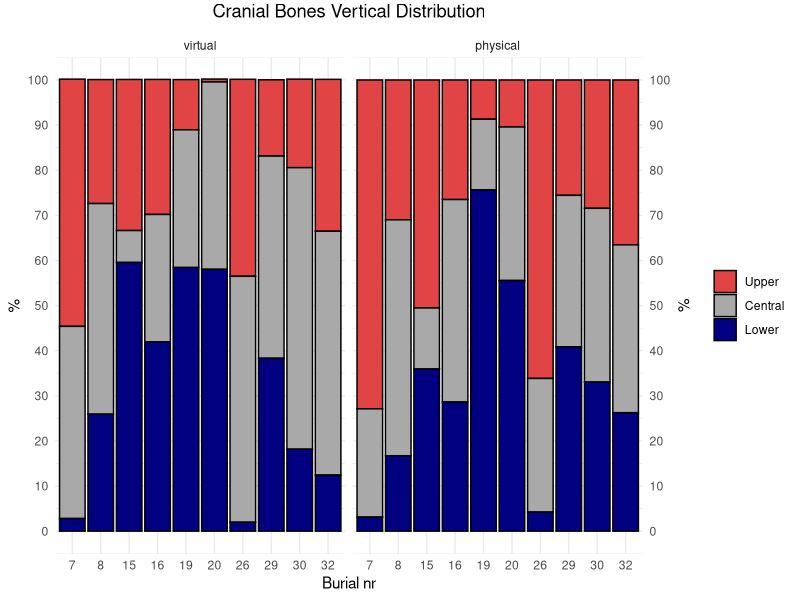
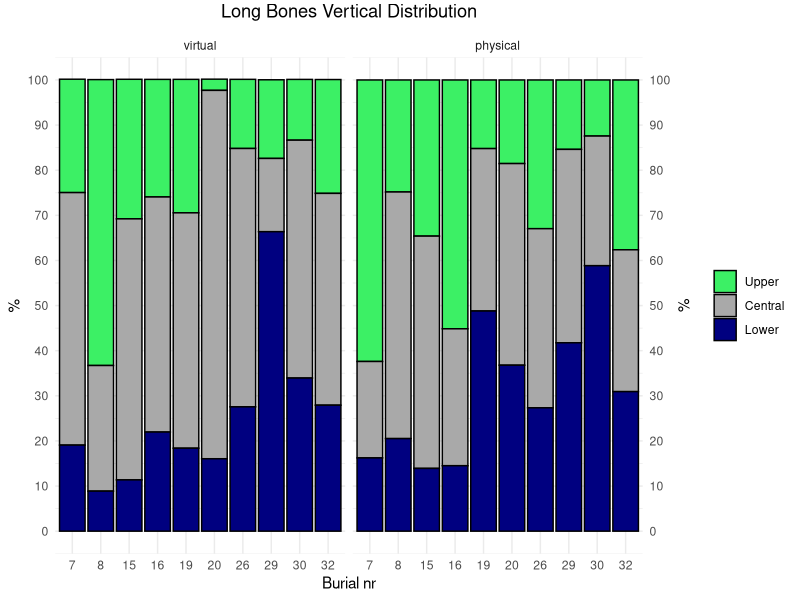
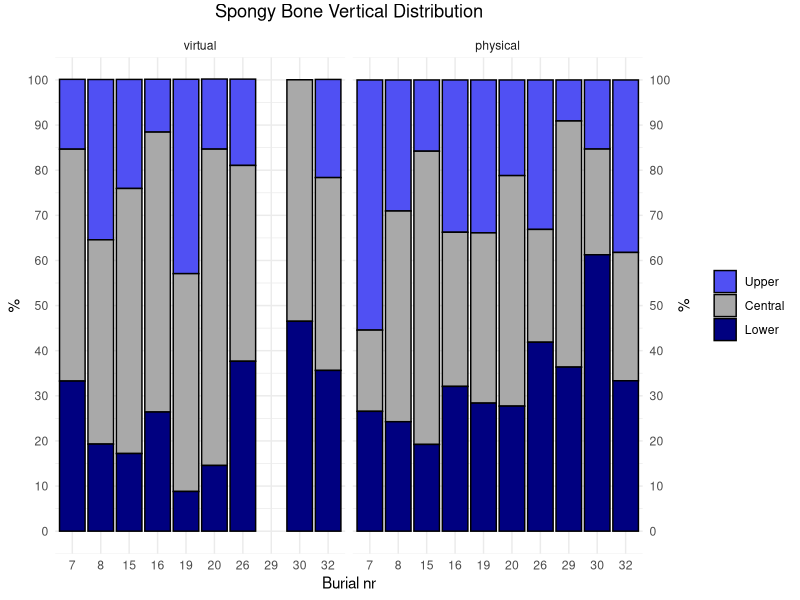
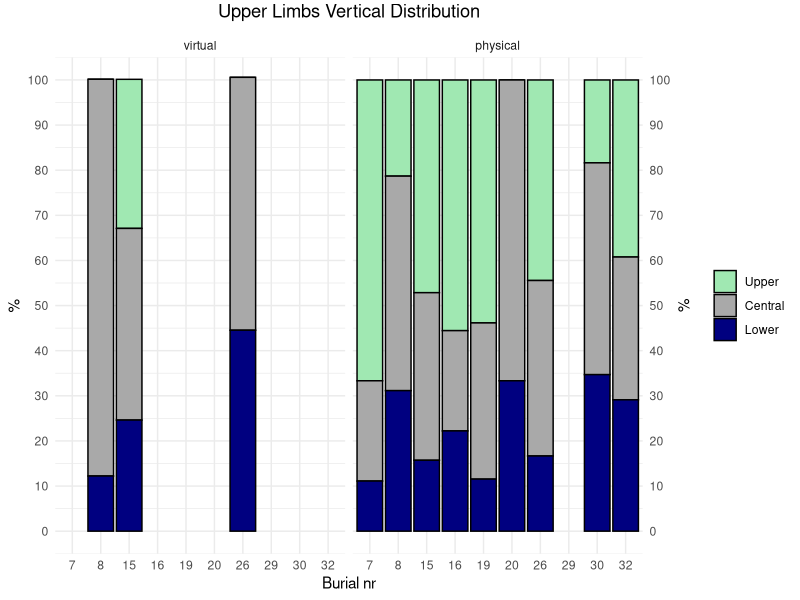
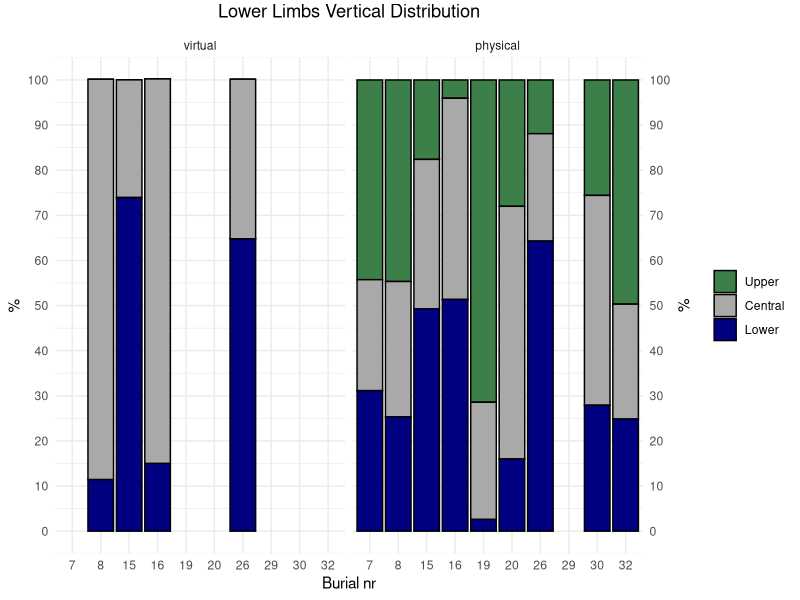
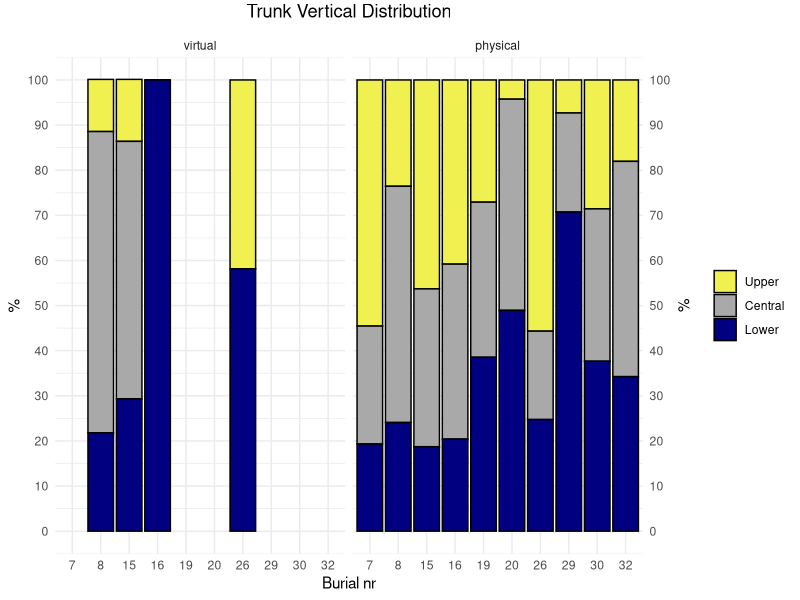
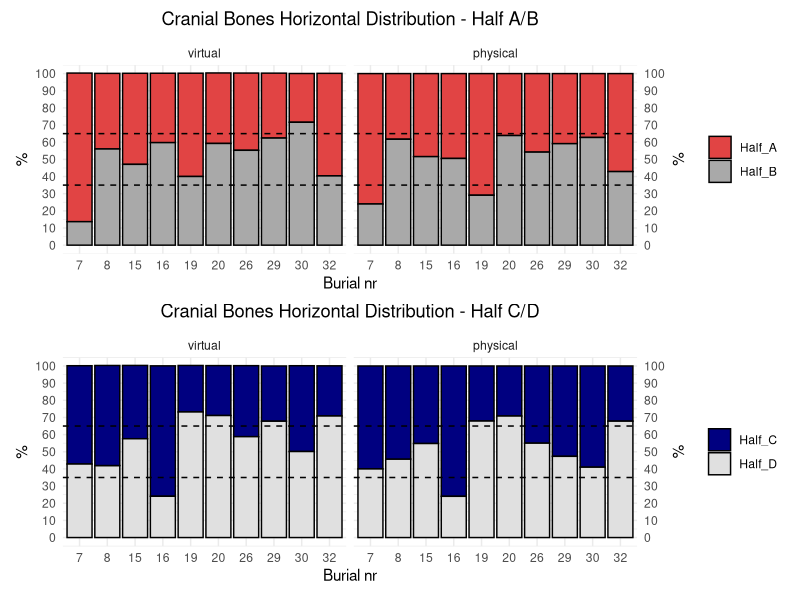
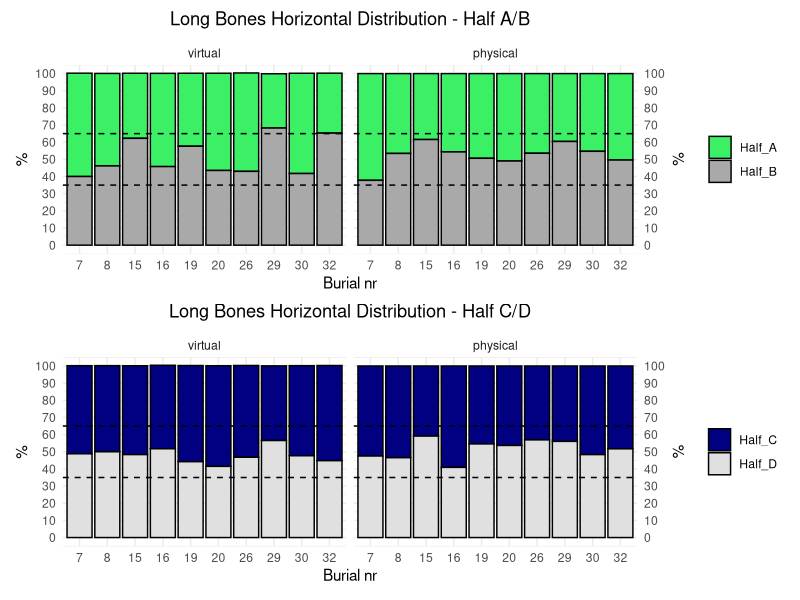

Here is the R script that generated these plots, in order:
# Load libraries and data ----
library(here)
library(ggplot2)
library(dplyr)
library(patchwork)
virt_phys <- read.csv(here("data","virt_phys.csv"))

# Manually set the factor levels for section
virt_phys <- virt_phys %>%
 mutate(section = factor(section, levels = c("upper", "central", "lower","total","half_A","half_B","half_C", "half_D")))

# Customised palettes
cb_palette <-c("#e14444","darkgrey","navyblue","#E0E0E0")
lb_palette <-c("#3cf065","darkgrey","navyblue","#E0E0E0")
sb_palette <-c("#5050f3","darkgrey","navyblue","#E0E0E0")
ul_palette <-c("#a0e8b2","darkgrey","navyblue","#E0E0E0")
ll_palette <-c("#3c7f49","darkgrey","navyblue","#E0E0E0")
t_palette <-c("#f0f050","darkgrey","navyblue","#E0E0E0")

# VERTICAL DISTRIBUTION ----

# Fig. 7 - A
ggplot(
  data = virt_phys %>%
    filter(element == "CB") %>%
    filter(section %in% c("upper", "central", "lower")) %>%
    mutate(method = factor(method, levels = c("virtual", "physical"))),
  aes(
    x = factor(burial),
    y = element_perc,
    fill = section
  )
) +
  geom_col(
    position = "stack",
    color = "black"
  ) +
  ggtitle("Cranial Bones Vertical Distribution") + 
  theme_minimal() +
  theme(
    plot.title = element_text(hjust = 0.5, vjust = 2),
    legend.position = "right"
  ) +
  labs(x = "Burial nr", y = "%") +
  scale_fill_manual(
    name = NULL, 
    values = cb_palette,
    breaks = c("upper", "central", "lower"),
    labels = c("Upper", "Central", "Lower") 
  ) +
  scale_y_continuous(
    breaks = seq(0, 100, by = 10),
    sec.axis = dup_axis(name = "%") 
  ) +
  coord_cartesian(ylim = c(0, 100)) +
  facet_wrap(~ method, ncol = 2)
# Save plot
pdf(file= here("figures", "fig.7","Cranial_Bones_Vertical_A.pdf"))

# Fig. 7 - B
ggplot(
  data = virt_phys %>%
    filter(element == "LB") %>%
    filter(section %in% c("upper", "central", "lower")) %>%
    mutate(method = factor(method, levels = c("virtual", "physical"))),
  aes(
    x = factor(burial),
    y = element_perc,
    fill = section
  )
) +
  geom_col(
    position = "stack",
    color = "black"
  ) +
  ggtitle("Long Bones Vertical Distribution") + 
  theme_minimal() +
  theme(
    plot.title = element_text(hjust = 0.5, vjust = 2),
    legend.position = "right"
  ) +
  labs(x = "Burial nr", y = "%") +
  scale_fill_manual(
    name = NULL, 
    values = lb_palette,
    breaks = c("upper", "central", "lower"),
    labels = c("Upper", "Central", "Lower") 
  ) +
  scale_y_continuous(
    breaks = seq(0, 100, by = 10),
    sec.axis = dup_axis(name = "%") 
  ) +
  coord_cartesian(ylim = c(0, 100)) +
  facet_wrap(~ method, ncol = 2)
# Save plot
pdf(file= here("figures", "fig.7","Long_Bones_Vertical_B.pdf"))

# Fig. 7 - C
ggplot(
  data = virt_phys %>%
    filter(element == "SB") %>%
    filter(section %in% c("upper", "central", "lower")) %>%
    mutate(method = factor(method, levels = c("virtual", "physical"))),
  aes(
    x = factor(burial),
    y = element_perc,
    fill = section
  )
) +
  geom_col(
    position = "stack",
    color = "black"
  ) +
  ggtitle("Spongy Bone Vertical Distribution") + 
  theme_minimal() +
  theme(
    plot.title = element_text(hjust = 0.5, vjust = 2),
    legend.position = "right"
  ) +
  labs(x = "Burial nr", y = "%") +
  scale_fill_manual(
    name = NULL, 
    values = sb_palette,
    breaks = c("upper", "central", "lower"),
    labels = c("Upper", "Central", "Lower") 
  ) +
  scale_y_continuous(
    breaks = seq(0, 100, by = 10),
    sec.axis = dup_axis(name = "%") 
  ) +
  coord_cartesian(ylim = c(0, 100)) +
  facet_wrap(~ method, ncol = 2)
# Save plot
pdf(file= here("figures", "fig.7","Spongy_Bone_Vertical_C.pdf"))

# Fig. 8 - A
ggplot(
  data = virt_phys %>%
    filter(element == "UL") %>%
    filter(section %in% c("upper", "central", "lower")) %>%
    mutate(method = factor(method, levels = c("virtual", "physical"))),
  aes(
    x = factor(burial),
    y = element_perc,
    fill = section
  )
) +
  geom_col(
    position = "stack",
    color = "black"
  ) +
  ggtitle("Upper Limbs Vertical Distribution") + 
  theme_minimal() +
  theme(
    plot.title = element_text(hjust = 0.5, vjust = 2),
    legend.position = "right"
  ) +
  labs(x = "Burial nr", y = "%") +
  scale_fill_manual(
    name = NULL, 
    values = ul_palette,
    breaks = c("upper", "central", "lower"),
    labels = c("Upper", "Central", "Lower") 
  ) +
  scale_y_continuous(
    breaks = seq(0, 100, by = 10),
    sec.axis = dup_axis(name = "%") 
  ) +
  coord_cartesian(ylim = c(0, 100)) +
  facet_wrap(~ method, ncol = 2)
# Save plot
pdf(file= here("figures", "fig.8","Upper_Limbs_Vertical_A.pdf"))

# Fig. 8 - B
ggplot(
  data = virt_phys %>%
    filter(element == "LL") %>%
    filter(section %in% c("upper", "central", "lower")) %>%
    mutate(method = factor(method, levels = c("virtual", "physical"))),
  aes(
    x = factor(burial),
    y = element_perc,
    fill = section
  )
) +
  geom_col(
    position = "stack",
    color = "black"
  ) +
  ggtitle("Lower Limbs Vertical Distribution") + 
  theme_minimal() +
  theme(
    plot.title = element_text(hjust = 0.5, vjust = 2),
    legend.position = "right"
  ) +
  labs(x = "Burial nr", y = "%") +
  scale_fill_manual(
    name = NULL, 
    values = ll_palette,
    breaks = c("upper", "central", "lower"),
    labels = c("Upper", "Central", "Lower") 
  ) +
  scale_y_continuous(
    breaks = seq(0, 100, by = 10),
    sec.axis = dup_axis(name = "%") 
  ) +
  coord_cartesian(ylim = c(0, 100)) +
  facet_wrap(~ method, ncol = 2)
# Save plot
pdf(file= here("figures", "fig.8","Lower_Limbs_Vertical_B.pdf"))

# Fig. 8 - C
ggplot(
  data = virt_phys %>%
    filter(element == "T") %>%
    filter(section %in% c("upper", "central", "lower")) %>%
    mutate(method = factor(method, levels = c("virtual", "physical"))),
  aes(
    x = factor(burial),
    y = element_perc,
    fill = section
  )
) +
  geom_col(
    position = "stack",
    color = "black"
  ) +
  ggtitle("Trunk Vertical Distribution") + 
  theme_minimal() +
  theme(
    plot.title = element_text(hjust = 0.5, vjust = 2),
    legend.position = "right"
  ) +
  labs(x = "Burial nr", y = "%") +
  scale_fill_manual(
    name = NULL, 
    values = t_palette,
    breaks = c("upper", "central", "lower"),
    labels = c("Upper", "Central", "Lower") 
  ) +
  scale_y_continuous(
    breaks = seq(0, 100, by = 10),
    sec.axis = dup_axis(name = "%") 
  ) +
  coord_cartesian(ylim = c(0, 100)) +
  facet_wrap(~ method, ncol = 2)
# Save plot
pdf(file= here("figures", "fig.8","Trunk_Vertical_C.pdf"))

# HORIZONTAL DISTRIBUTION ----

# Fig. 9 - A
(
  ggplot(
    data = virt_phys %>%
      filter(element == "CB") %>%
      filter(section %in% c("half_A", "half_B")) %>%
      mutate(method = factor(method, levels = c("virtual", "physical"))), 
    aes(
      x = factor(burial),
      y = element_perc,
      fill = section
    )
  ) +
    geom_col(
      position = "stack",
      color = "black"
    ) +
    geom_hline(yintercept = c(65, 35), color = "black", linetype = "dashed") + 
    ggtitle("Cranial Bones Horizontal Distribution - Half A/B") + 
    theme_minimal() +
    theme(
      plot.title = element_text(hjust = 0.5, vjust = 2),
      legend.position = "right"
    ) +
    labs(x = "Burial nr", y = "%") +
    scale_fill_manual(
      name = NULL, 
      values = cb_palette,
      breaks = c("half_A", "half_B"),
      labels = c("Half_A", "Half_B")
    ) +
    scale_y_continuous(
      breaks = seq(0, 100, by = 10),
      sec.axis = dup_axis(name = "%") 
    ) +
    coord_cartesian(ylim = c(0, 100)) +
    facet_wrap(~ method, ncol = 2)
) /
  (
    ggplot(
      data = virt_phys %>%
        filter(element == "CB") %>%
        filter(section %in% c("half_C", "half_D")) %>%
        mutate(method = factor(method, levels = c("virtual", "physical"))), 
      aes(
        x = factor(burial),
        y = element_perc,
        fill = section
      )
    ) +
      geom_col(
        position = "stack",
        color = "black"
      ) +
      geom_hline(yintercept = c(65, 35), color = "black", linetype = "dashed") + 
      ggtitle("Cranial Bones Horizontal Distribution - Half C/D") +
      theme_minimal() +
      theme(
        plot.title = element_text(hjust = 0.5, vjust = 2),
        legend.position = "right"
      ) +
      labs(x = "Burial nr", y = "%") +
      scale_fill_manual(
        name = NULL, 
        values = c("half_C" = "navyblue", "half_D" = "#E0E0E0"),
        breaks = c("half_C", "half_D"),
        labels = c("Half_C", "Half_D") 
      ) +
      scale_y_continuous(
        breaks = seq(0, 100, by = 10),
        sec.axis = dup_axis(name = "%") 
      ) +
      coord_cartesian(ylim = c(0, 100)) +
      facet_wrap(~ method, ncol = 2)
  )
# Save plot
pdf(file= here("figures", "fig.9","Cranial_Bones_Horizontal_A.pdf"))

# Fig. 9 - B
(
  ggplot(
    data = virt_phys %>%
      filter(element == "LB") %>%
      filter(section %in% c("half_A", "half_B")) %>%
      mutate(method = factor(method, levels = c("virtual", "physical"))), 
    aes(
      x = factor(burial),
      y = element_perc,
      fill = section
    )
  ) +
    geom_col(
      position = "stack",
      color = "black"
    ) +
    geom_hline(yintercept = c(65, 35), color = "black", linetype = "dashed") + 
    ggtitle("Long Bones Horizontal Distribution - Half A/B") + 
    theme_minimal() +
    theme(
      plot.title = element_text(hjust = 0.5, vjust = 2),
      legend.position = "right"
    ) +
    labs(x = "Burial nr", y = "%") +
    scale_fill_manual(
      name = NULL, 
      values = lb_palette,
      breaks = c("half_A", "half_B"),
      labels = c("Half_A", "Half_B")
    ) +
    scale_y_continuous(
      breaks = seq(0, 100, by = 10),
      sec.axis = dup_axis(name = "%") 
    ) +
    coord_cartesian(ylim = c(0, 100)) +
    facet_wrap(~ method, ncol = 2)
) /
  (
    ggplot(
      data = virt_phys %>%
        filter(element == "LB") %>%
        filter(section %in% c("half_C", "half_D")) %>%
        mutate(method = factor(method, levels = c("virtual", "physical"))), 
      aes(
        x = factor(burial),
        y = element_perc,
        fill = section
      )
    ) +
      geom_col(
        position = "stack",
        color = "black"
      ) +
      geom_hline(yintercept = c(65, 35), color = "black", linetype = "dashed") + 
      ggtitle("Long Bones Horizontal Distribution - Half C/D") +
      theme_minimal() +
      theme(
        plot.title = element_text(hjust = 0.5, vjust = 2),
        legend.position = "right"
      ) +
      labs(x = "Burial nr", y = "%") +
      scale_fill_manual(
        name = NULL,
        values = c("half_C" = "navyblue", "half_D" = "#E0E0E0"),
        breaks = c("half_C", "half_D"),
        labels = c("Half_C", "Half_D") 
      ) +
      scale_y_continuous(
        breaks = seq(0, 100, by = 10),
        sec.axis = dup_axis(name = "%") 
      ) +
      coord_cartesian(ylim = c(0, 100)) +
      facet_wrap(~ method, ncol = 2)
  )
# Save plot
pdf(file= here("figures", "fig.9","Long_Bones_Horizontal_B.pdf"))

# Fig. 10 - A
(
  ggplot(
    data = virt_phys %>%
      filter(element == "SB") %>%
      filter(section %in% c("half_A", "half_B")) %>%
      mutate(method = factor(method, levels = c("virtual", "physical"))), 
    aes(
      x = factor(burial),
      y = element_perc,
      fill = section
    )
  ) +
    geom_col(
      position = "stack",
      color = "black"
    ) +
    geom_hline(yintercept = c(65, 35), color = "black", linetype = "dashed") + 
    ggtitle("Spongy Bone Horizontal Distribution - Half A/B") + 
    theme_minimal() +
    theme(
      plot.title = element_text(hjust = 0.5, vjust = 2),
      legend.position = "right"
    ) +
    labs(x = "Burial nr", y = "%") +
    scale_fill_manual(
      name = NULL, 
      values = sb_palette,
      breaks = c("half_A", "half_B"),
      labels = c("Half_A", "Half_B")
    ) +
    scale_y_continuous(
      breaks = seq(0, 100, by = 10),
      sec.axis = dup_axis(name = "%") 
    ) +
    coord_cartesian(ylim = c(0, 100)) +
    facet_wrap(~ method, ncol = 2)
) /
  (
    ggplot(
      data = virt_phys %>%
        filter(element == "SB") %>%
        filter(section %in% c("half_C", "half_D")) %>%
        mutate(method = factor(method, levels = c("virtual", "physical"))), 
      aes(
        x = factor(burial),
        y = element_perc,
        fill = section
      )
    ) +
      geom_col(
        position = "stack",
        color = "black"
      ) +
      geom_hline(yintercept = c(65, 35), color = "black", linetype = "dashed") + 
      ggtitle("Spongy Bone Horizontal Distribution - Half C/D") +
      theme_minimal() +
      theme(
        plot.title = element_text(hjust = 0.5, vjust = 2),
        legend.position = "right"
      ) +
      labs(x = "Burial nr", y = "%") +
      scale_fill_manual(
        name = NULL,
        values = c("half_C" = "navyblue", "half_D" = "#E0E0E0"),
        breaks = c("half_C", "half_D"),
        labels = c("Half_C", "Half_D") 
      ) +
      scale_y_continuous(
        breaks = seq(0, 100, by = 10),
        sec.axis = dup_axis(name = "%") 
      ) +
      coord_cartesian(ylim = c(0, 100)) +
      facet_wrap(~ method, ncol = 2)
  )
# Save plot
pdf(file= here("figures", "fig.10","Spongy_Bone_Horizontal_A.pdf"))

# Fig. 10 - B
(
  ggplot(
    data = virt_phys %>%
      filter(element == "T") %>%
      filter(section %in% c("half_A", "half_B")) %>%
      mutate(method = factor(method, levels = c("virtual", "physical"))), 
    aes(
      x = factor(burial),
      y = element_perc,
      fill = section
    )
  ) +
    geom_col(
      position = "stack",
      color = "black"
    ) +
    geom_hline(yintercept = c(65, 35), color = "black", linetype = "dashed") + 
    ggtitle("Trunk Horizontal Distribution - Half A/B") + 
    theme_minimal() +
    theme(
      plot.title = element_text(hjust = 0.5, vjust = 2),
      legend.position = "right"
    ) +
    labs(x = "Burial nr", y = "%") +
    scale_fill_manual(
      name = NULL, 
      values = t_palette,
      breaks = c("half_A", "half_B"),
      labels = c("Half_A", "Half_B")
    ) +
    scale_y_continuous(
      breaks = seq(0, 100, by = 10),
      sec.axis = dup_axis(name = "%") 
    ) +
    coord_cartesian(ylim = c(0, 100)) +
    facet_wrap(~ method, ncol = 2)
) /
  (
    ggplot(
      data = virt_phys %>%
        filter(element == "T") %>%
        filter(section %in% c("half_C", "half_D")) %>%
        mutate(method = factor(method, levels = c("virtual", "physical"))), 
      aes(
        x = factor(burial),
        y = element_perc,
        fill = section
      )
    ) +
      geom_col(
        position = "stack",
        color = "black"
      ) +
      geom_hline(yintercept = c(65, 35), color = "black", linetype = "dashed") + 
      ggtitle("Trunk Horizontal Distribution - Half C/D") +
      theme_minimal() +
      theme(
        plot.title = element_text(hjust = 0.5, vjust = 2),
        legend.position = "right"
      ) +
      labs(x = "Burial nr", y = "%") +
      scale_fill_manual(
        name = NULL,
        values = c("half_C" = "navyblue", "half_D" = "#E0E0E0"),
        breaks = c("half_C", "half_D"),
        labels = c("Half_C", "Half_D") 
      ) +
      scale_y_continuous(
        breaks = seq(0, 100, by = 10),
        sec.axis = dup_axis(name = "%") 
      ) +
      coord_cartesian(ylim = c(0, 100)) +
      facet_wrap(~ method, ncol = 2)
  )
# Save plot
pdf(file= here("figures", "fig.10","Trunk_Horizontal_B.pdf"))

# Fig. 12 - A
(
  ggplot(
    data = virt_phys %>%
      filter(element == "UL") %>%
      filter(section %in% c("half_A", "half_B")) %>%
      mutate(method = factor(method, levels = c("virtual", "physical"))), 
    aes(
      x = factor(burial),
      y = element_perc,
      fill = section
    )
  ) +
    geom_col(
      position = "stack",
      color = "black"
    ) +
    geom_hline(yintercept = c(65, 35), color = "black", linetype = "dashed") + 
    ggtitle("Upper Limbs Horizontal Distribution - Half A/B") + 
    theme_minimal() +
    theme(
      plot.title = element_text(hjust = 0.5, vjust = 2),
      legend.position = "right"
    ) +
    labs(x = "Burial nr", y = "%") +
    scale_fill_manual(
      name = NULL, 
      values = ul_palette,
      breaks = c("half_A", "half_B"),
      labels = c("Half_A", "Half_B")
    ) +
    scale_y_continuous(
      breaks = seq(0, 100, by = 10),
      sec.axis = dup_axis(name = "%") 
    ) +
    coord_cartesian(ylim = c(0, 100)) +
    facet_wrap(~ method, ncol = 2)
) /
  (
    ggplot(
      data = virt_phys %>%
        filter(element == "UL") %>%
        filter(section %in% c("half_C", "half_D")) %>%
        mutate(method = factor(method, levels = c("virtual", "physical"))), 
      aes(
        x = factor(burial),
        y = element_perc,
        fill = section
      )
    ) +
      geom_col(
        position = "stack",
        color = "black"
      ) +
      geom_hline(yintercept = c(65, 35), color = "black", linetype = "dashed") + 
      ggtitle("Upper Limbs Horizontal Distribution - Half C/D") +
      theme_minimal() +
      theme(
        plot.title = element_text(hjust = 0.5, vjust = 2),
        legend.position = "right"
      ) +
      labs(x = "Burial nr", y = "%") +
      scale_fill_manual(
        name = NULL,
        values = c("half_C" = "navyblue", "half_D" = "#E0E0E0"),
        breaks = c("half_C", "half_D"),
        labels = c("Half_C", "Half_D") 
      ) +
      scale_y_continuous(
        breaks = seq(0, 100, by = 10),
        sec.axis = dup_axis(name = "%") 
      ) +
      coord_cartesian(ylim = c(0, 100)) +
      facet_wrap(~ method, ncol = 2)
  )
# Save plot
pdf(file= here("figures", "fig.12","Upper_Limbs_Horizontal_A.pdf"))

# Fig. 12 - B
(
  ggplot(
    data = virt_phys %>%
      filter(element == "LL") %>%
      filter(section %in% c("half_A", "half_B")) %>%
      mutate(method = factor(method, levels = c("virtual", "physical"))), 
    aes(
      x = factor(burial),
      y = element_perc,
      fill = section
    )
  ) +
    geom_col(
      position = "stack",
      color = "black"
    ) +
    geom_hline(yintercept = c(65, 35), color = "black", linetype = "dashed") + 
    ggtitle("Lower Limbs Horizontal Distribution - Half A/B") + 
    theme_minimal() +
    theme(
      plot.title = element_text(hjust = 0.5, vjust = 2),
      legend.position = "right"
    ) +
    labs(x = "Burial nr", y = "%") +
    scale_fill_manual(
      name = NULL, 
      values = ll_palette,
      breaks = c("half_A", "half_B"),
      labels = c("Half_A", "Half_B")
    ) +
    scale_y_continuous(
      breaks = seq(0, 100, by = 10),
      sec.axis = dup_axis(name = "%") 
    ) +
    coord_cartesian(ylim = c(0, 100)) +
    facet_wrap(~ method, ncol = 2)
) /
  (
    ggplot(
      data = virt_phys %>%
        filter(element == "LL") %>%
        filter(section %in% c("half_C", "half_D")) %>%
        mutate(method = factor(method, levels = c("virtual", "physical"))), 
      aes(
        x = factor(burial),
        y = element_perc,
        fill = section
      )
    ) +
      geom_col(
        position = "stack",
        color = "black"
      ) +
      geom_hline(yintercept = c(65, 35), color = "black", linetype = "dashed") + 
      ggtitle("Lower Limbs Horizontal Distribution - Half C/D") +
      theme_minimal() +
      theme(
        plot.title = element_text(hjust = 0.5, vjust = 2),
        legend.position = "right"
      ) +
      labs(x = "Burial nr", y = "%") +
      scale_fill_manual(
        name = NULL,
        values = c("half_C" = "navyblue", "half_D" = "#E0E0E0"),
        breaks = c("half_C", "half_D"),
        labels = c("Half_C", "Half_D") 
      ) +
      scale_y_continuous(
        breaks = seq(0, 100, by = 10),
        sec.axis = dup_axis(name = "%") 
      ) +
      coord_cartesian(ylim = c(0, 100)) +
      facet_wrap(~ method, ncol = 2)
  )
# Save plot
pdf(file= here("figures", "fig.12","Lower_Limbs_Horizontal_B.pdf"))
